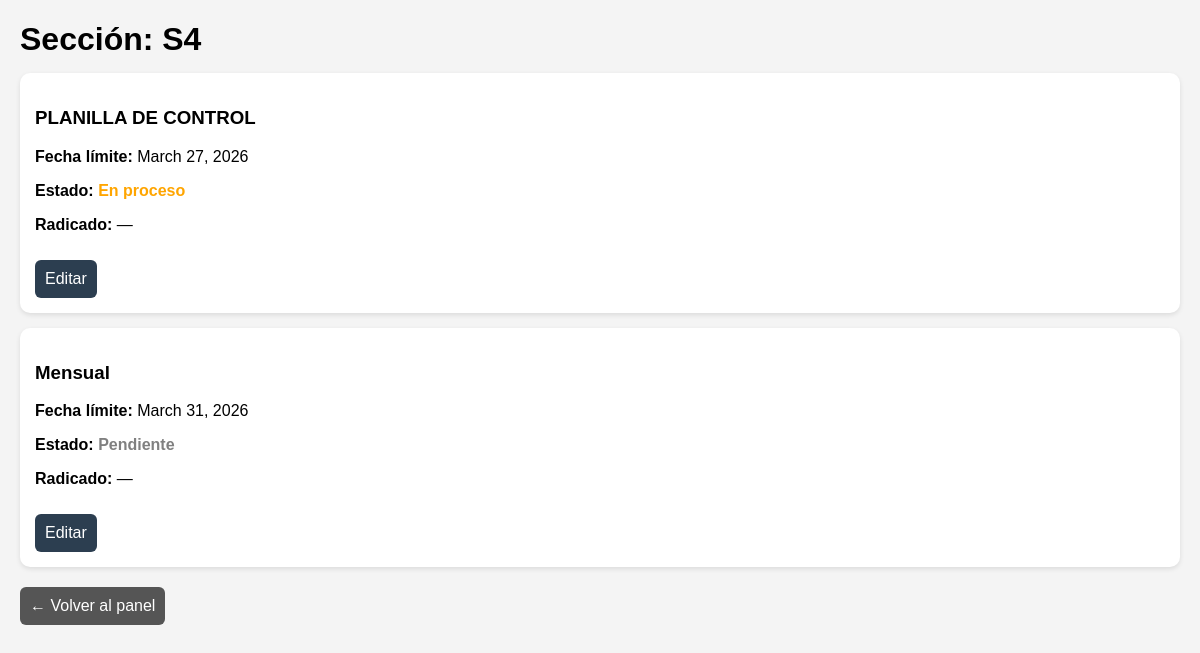
Before: /seccion/5/ (signed in) with the older database file.
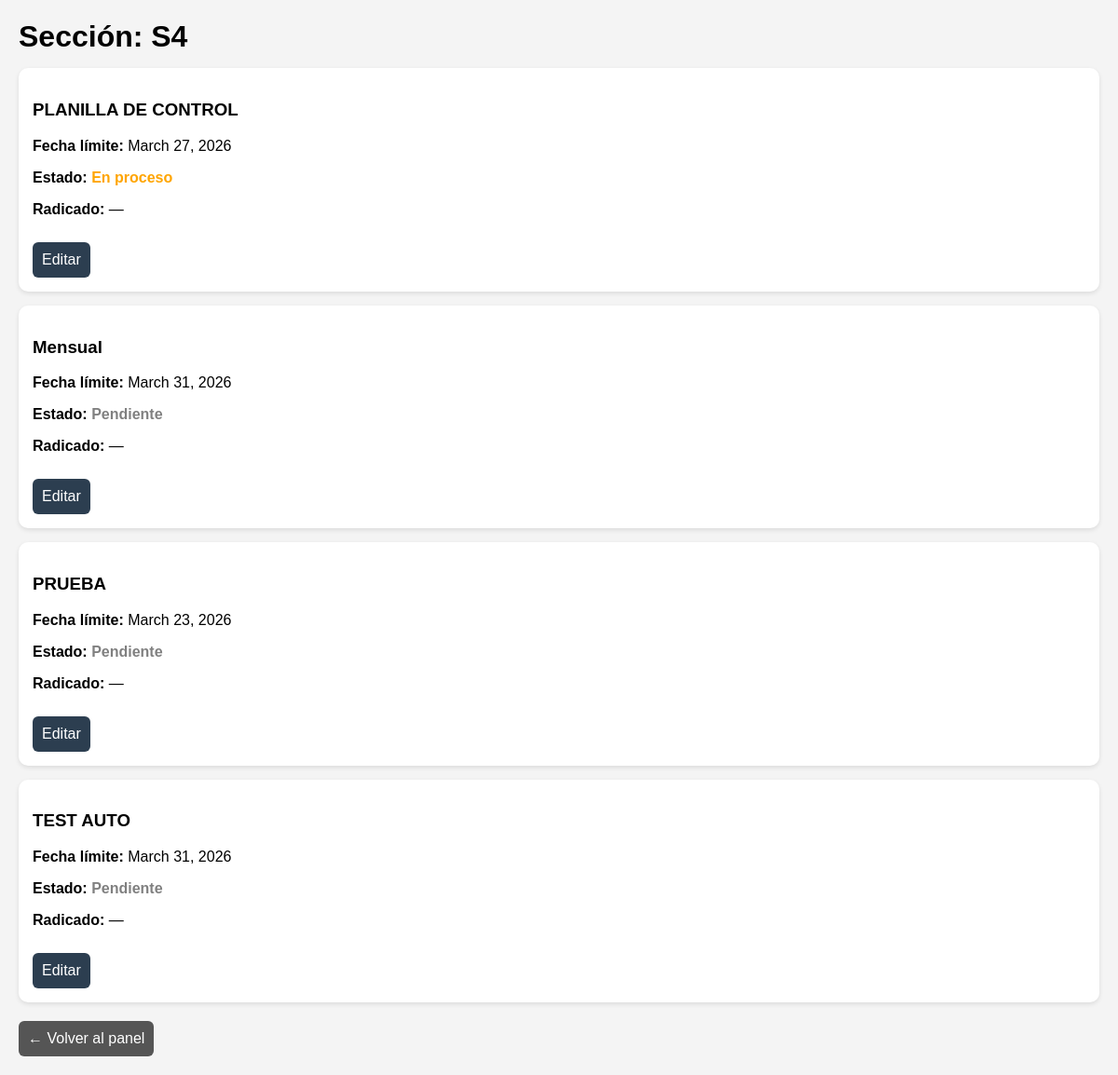
After: the same page with the newer database file.
### gestion_secciones/models.py (models this page shows, shortened)
class Plazo(models.Model):
    seccion = models.ForeignKey(Seccion, on_delete=models.CASCADE)
    nombre_plazo = models.CharField(max_length=200)
    tipo_plazo = models.CharField(
        max_length=20,
        choices=[
            ('Mensual', 'Mensual'),
            ('Trimestral', 'Trimestral'),
            ('Semestral', 'Semestral')
        ],
        default='Mensual'
    )
    periodo = models.DateField(null=True, blank=True)
    fecha_limite = models.DateField()
    fecha_cumplimiento = models.DateField(null=True, blank=True)
    radicado = models.CharField(
        max_length=16,
        blank=True,
        validators=[MinLengthValidator(16)]
    )
    estado = models.CharField(
        max_length=20,
        choices=[
            ('Pendiente', 'Pendiente'),
            ('En proceso', 'En proceso'),
            ('Cumplido', 'Cumplido')
        ],
        default='Pendiente'
    )

### gestion_secciones/views.py (the view)
# urls.py: path('seccion/<int:id>/', views.detalle_seccion, name='detalle_seccion'),
@login_required
def detalle_seccion(request, id):
    hoy = date.today()
    seccion = Seccion.objects.get(id=id)
    plazos = Plazo.objects.filter(
        seccion=seccion,
        fecha_limite__month=hoy.month,
        fecha_limite__year=hoy.year
    )
    return render(request, "detalle_seccion.html", {
        "seccion": seccion,
        "plazos": plazos,
        "today": hoy
    })

### gestion_secciones/templates/detalle_seccion.html (shortened to what this page needs)
<!DOCTYPE html>
<html>
<head>
</head>
<body>
<h1>Sección: {{ seccion.nombre_seccion }}</h1>
<div class="contenedor">
{% for p in plazos %}
<div class="tarjeta">
<h3>{{ p.nombre_plazo }}</h3>
<p><strong>Fecha límite:</strong> {{ p.fecha_limite }}</p>
<p><strong>Estado:</strong>
{% if p.estado == "Cumplido" %}
<span class="estado cumplido">Cumplido</span>
{% elif p.fecha_limite < today %}
<span class="estado vencido">⚠ VENCIDO</span>
{% elif p.estado == "En proceso" %}
<span class="estado proceso">En proceso</span>
{% else %}
<span class="estado pendiente">Pendiente</span>
{% endif %}
</p>
<p><strong>Radicado:</strong> {{ p.radicado|default:"—" }}</p>
<a class="boton" href="/plazo/{{ p.id }}/editar/">Editar</a>
</div>
{% endfor %}
</div>
<a class="boton-volver" href="/">← Volver al panel</a>
</body>
</html>

Changed rows visible on the page:
added Plazo: nombre_plazo "PRUEBA", fecha_limite "March 23, 2026", estado "Pendiente", radicado "—"
added Plazo: nombre_plazo "TEST AUTO", fecha_limite "March 31, 2026", estado "Pendiente", radicado "—"
